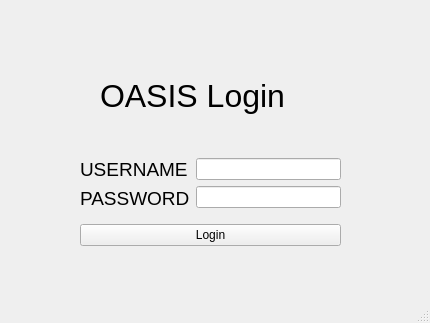
<?xml version="1.0" encoding="UTF-8"?>
<ui version="4.0">
 <class>MainWindow</class>
 <widget class="QMainWindow" name="MainWindow">
  <property name="geometry">
   <rect>
    <x>0</x>
    <y>0</y>
    <width>430</width>
    <height>323</height>
   </rect>
  </property>
  <property name="windowTitle">
   <string>Timetable Tool</string>
  </property>
  <widget class="QWidget" name="centralwidget">
   <widget class="QLabel" name="title">
    <property name="geometry">
     <rect>
      <x>100</x>
      <y>50</y>
      <width>221</width>
      <height>91</height>
     </rect>
    </property>
    <property name="font">
     <font>
      <pointsize>24</pointsize>
     </font>
    </property>
    <property name="text">
     <string>OASIS Login</string>
    </property>
   </widget>
   <widget class="QWidget" name="layoutWidget">
    <property name="geometry">
     <rect>
      <x>80</x>
      <y>150</y>
      <width>261</width>
      <height>104</height>
     </rect>
    </property>
    <layout class="QVBoxLayout" name="verticalLayout_3">
     <item>
      <layout class="QHBoxLayout" name="horizontalLayout">
       <item>
        <layout class="QVBoxLayout" name="verticalLayout">
         <item>
          <widget class="QLabel" name="user_lbl">
           <property name="font">
            <font>
             <pointsize>14</pointsize>
            </font>
           </property>
           <property name="text">
            <string>USERNAME</string>
           </property>
          </widget>
         </item>
         <item>
          <widget class="QLabel" name="pass_lbl">
           <property name="font">
            <font>
             <pointsize>14</pointsize>
            </font>
           </property>
           <property name="text">
            <string>PASSWORD</string>
           </property>
          </widget>
         </item>
        </layout>
       </item>
       <item>
        <layout class="QVBoxLayout" name="verticalLayout_2">
         <item>
          <widget class="QLineEdit" name="user_field"/>
         </item>
         <item>
          <widget class="QLineEdit" name="pass_field">
           <property name="echoMode">
            <enum>QLineEdit::Password</enum>
           </property>
          </widget>
         </item>
        </layout>
       </item>
      </layout>
     </item>
     <item>
      <widget class="QPushButton" name="login_btn">
       <property name="text">
        <string>Login</string>
       </property>
      </widget>
     </item>
    </layout>
   </widget>
  </widget>
  <widget class="QStatusBar" name="statusbar"/>
 </widget>
 <resources/>
 <connections/>
</ui>
